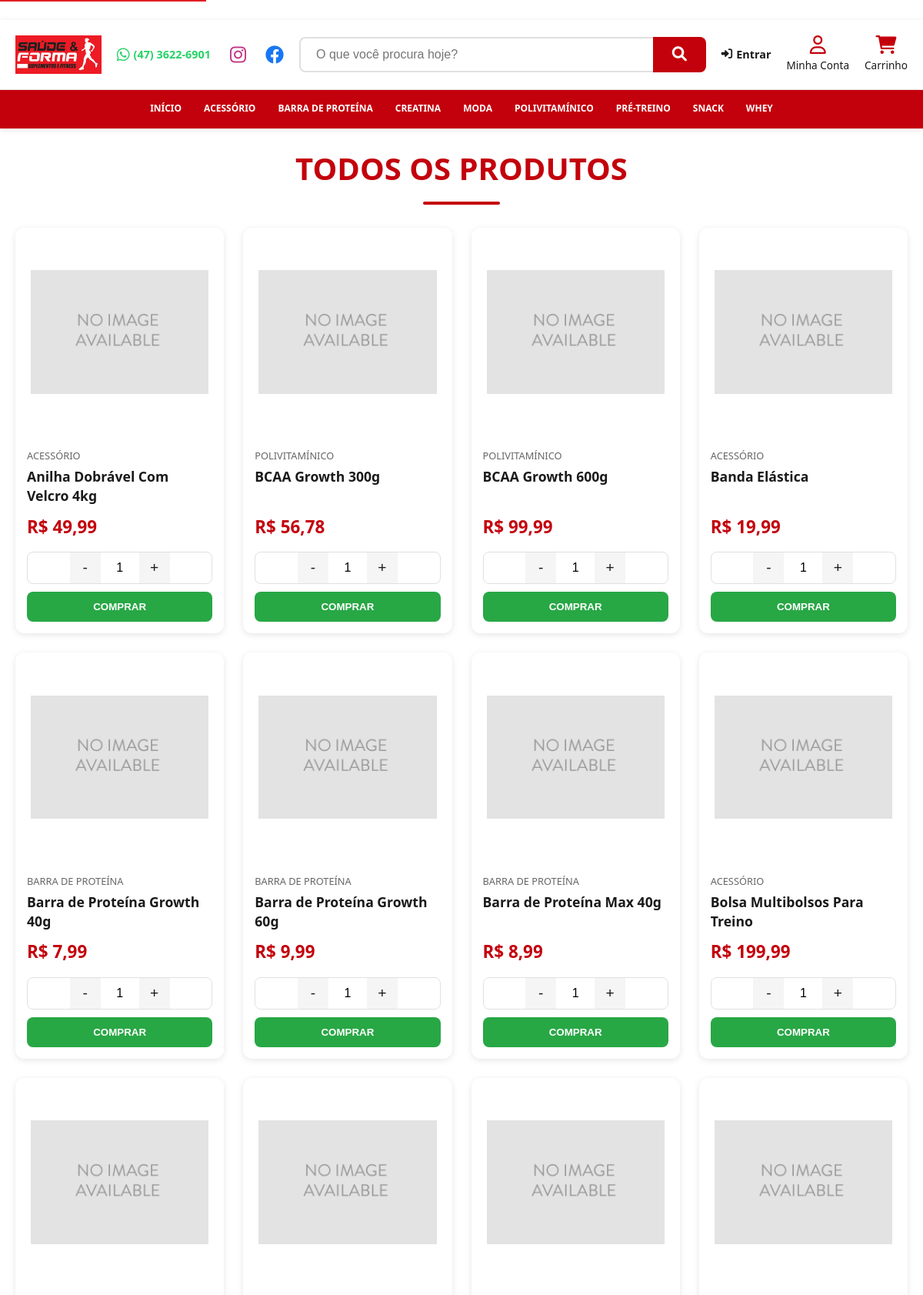
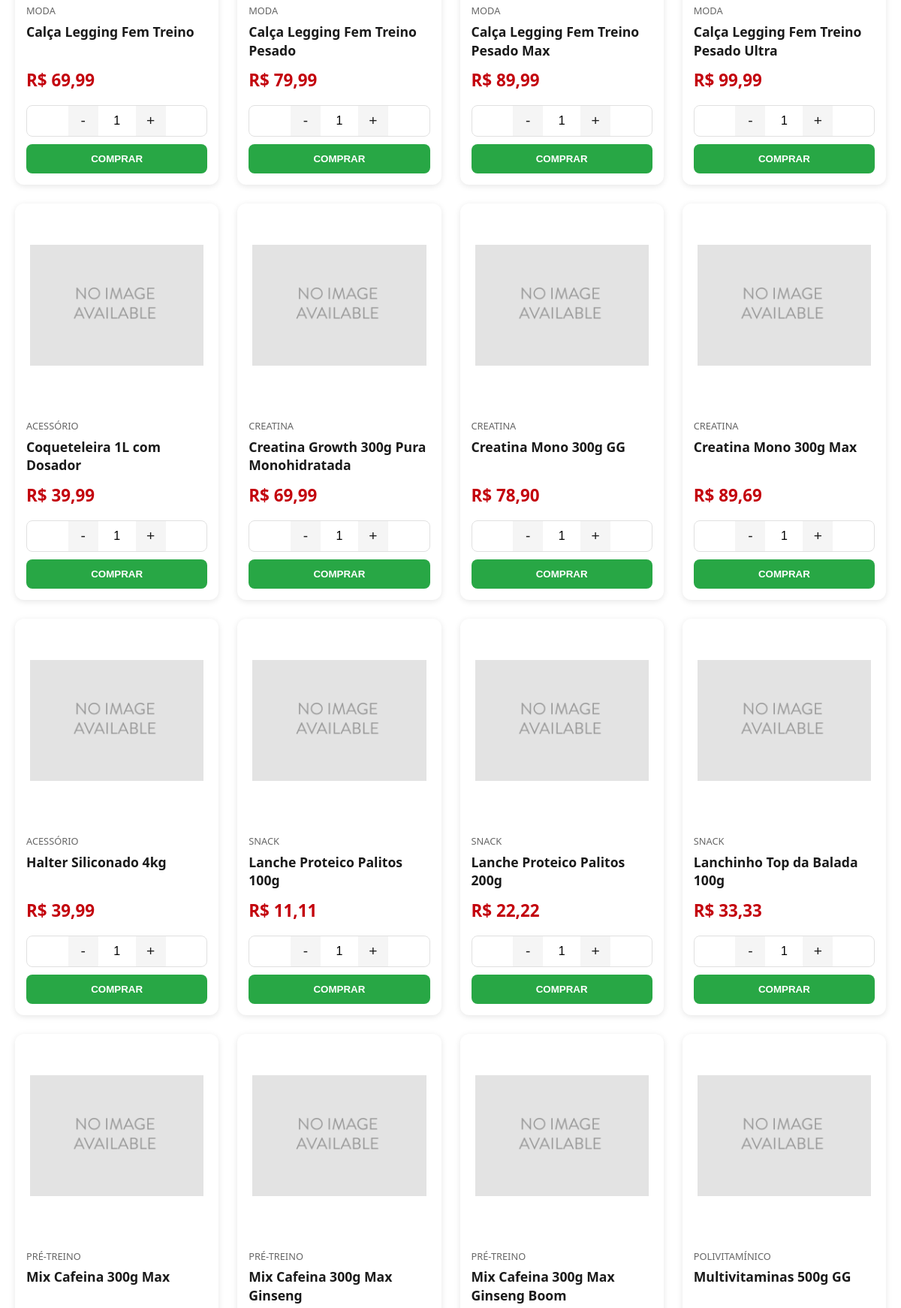
/produtos/ (upper part), run on the app's committed database (2 pictures, top to bottom).
### shop/models.py (models this page shows, shortened)
class Category(models.Model):
    name = models.CharField(max_length=200)
    slug = models.SlugField(max_length=200,
                            unique=True)
    class Meta:
        ordering = ['name']
        indexes = [
            models.Index(fields=['name']),
        ]
        verbose_name = 'category'
        verbose_name_plural = 'categories'
    def get_absolute_url(self):
        return reverse('shop:product_list_by_category',
                       args=[self.slug])

class Product(models.Model):
    category = models.ForeignKey(Category,
                                 related_name='products',
                                 on_delete=models.CASCADE)
    name = models.CharField(max_length=200)
    slug = models.SlugField(max_length=200)
    image = models.ImageField(upload_to='products/%Y/%m/%d',
                              blank=True)
    description = models.TextField(blank=True)
    price = models.DecimalField(max_digits=10,
                                decimal_places=2)
    available = models.BooleanField(default=True)
    stock = models.PositiveIntegerField(default=0)
    created = models.DateTimeField(auto_now_add=True)
    updated = models.DateTimeField(auto_now=True)
    class Meta:
        ordering = ['name']
        indexes = [
            models.Index(fields=['id', 'slug']),
            models.Index(fields=['name']),
            models.Index(fields=['-created']),
        ]
    def get_absolute_url(self):
        return reverse('shop:product_detail',
                       args=[self.id, self.slug])

### shop/views.py (the view)
# urls.py: path('produtos/', views.product_list, name='product_list'),
def product_list(request, category_slug=None):
    category = None
    categories = Category.objects.all()
    products = Product.objects.filter(available=True)
    if category_slug:
        category = get_object_or_404(Category, slug=category_slug)
        products = products.filter(category=category)
    return render(request,
                  'shop/product/list.html',
                  {
                      'category': category,
                      'categories': categories,
                      'products': products,
                      'current_category_slug': category.slug if category else None,
                  })

### cart/cart.py (called while the page is built)
    def __len__(self):
        return sum(item['quantity'] for item in self.cart.values())

### cart/context_processors.py (called while the page is built)
def cart(request):
    return {'cart': Cart(request)}

### shop/context_processors.py (called while the page is built)
def categories(request):
    return {
        'categories': Category.objects.all()
    }

### shop/templates/shop/product/list.html (shortened to what this page needs)
{% extends 'base.html' %}
{% load static %}
{% block content %}
<div class="container" style="margin-top: 20px; margin-bottom: 40px;">
    <h1 class="titulo-secao" id="produtos-titulo">{% if category %}{{ category.name }}{% else %}Todos os Produtos{% endif %}</h1>
    <div class="produtos-grid" role="list" aria-labelledby="produtos-titulo">
        {% for product in products %}
        <article class="c-card-produto" role="listitem">
            <div class="c-card-produto__imagem-wrapper">
                <a href="{{ product.get_absolute_url }}">
                    <img src="{% if product.image %}{{ product.image.url }}{% else %}{% static 'img/no_image.png' %}{% endif %}"
                        alt="{{ product.name }}" class="c-card-produto__imagem">
                </a>
            </div>
            <div class="c-card-produto__info">
                <div>
                    <div class="c-card-produto__categoria">{{ product.category.name }}</div>
                    <a href="{{ product.get_absolute_url }}">
                        <h3 class="c-card-produto__nome">{{ product.name }}</h3>
                    </a>
                </div>
                <div>
                    <div class="c-card-produto__preco">R$ {{ product.price }}</div>
                    <form action="{% url 'cart:cart_add' product.id %}" method="post" class="add-to-cart-form"
                        aria-label="Adicionar {{ product.name }} ao carrinho">
                        <div class="quantity-selector" role="group" aria-label="Seletor de quantidade">
                            <button type="button" class="qty-btn minus" aria-label="Diminuir quantidade">-</button>
                            <input type="number" name="quantity" value="1" min="1" class="qty-input" readonly
                                aria-label="Quantidade">
                            <button type="button" class="qty-btn plus" aria-label="Aumentar quantidade">+</button>
                        </div>
                        <button type="submit" class="c-btn-comprar"
                            aria-label="Adicionar {{ product.name }} ao carrinho">Comprar</button>
                    </form>
                </div>
            </div>
        </article>
        {% empty %}
        <p>Nenhum produto encontrado.</p>
        {% endfor %}
    </div>
</div>
{% endblock %}

### templates/includes/header.html (shortened to what this page needs)
﻿{% load static %}
<header class="c-header" role="banner">
    <div class="c-header__main">
        <div class="container">
            <a href="/" class="c-header__logo-link" aria-label="Saúde & Forma - Página Inicial">
                <img src="{% static 'img/logo.png' %}" alt="Saúde & Forma" class="c-header__logo-img">
            </a>
            <div class="c-header__desktop-elements">
                <nav class="c-header__contato-main" aria-label="Links de contato e redes sociais">
                    <a href="https://api.whatsapp.com/send/?phone=554736226901" target="_blank"
                        rel="noopener noreferrer" class="c-header__icon-link whatsapp-link"
                        aria-label="WhatsApp (47) 3622-6901">
                        <i class="fab fa-whatsapp" aria-hidden="true"></i> <span>(47) 3622-6901</span>
                    </a>
                    <a href="https://www.instagram.com/saudeeforma" target="_blank" rel="noopener noreferrer"
                        class="c-header__icon-link social-icon instagram" aria-label="Instagram">
                        <i class="fab fa-instagram" aria-hidden="true"></i>
                    </a>
                    <a href="https://www.facebook.com/saudeeformaa" target="_blank" rel="noopener noreferrer"
                        class="c-header__icon-link social-icon facebook" aria-label="Facebook">
                        <i class="fab fa-facebook" aria-hidden="true"></i>
                    </a>
                </nav>
                <div class="c-busca">
                    <form action="{% url 'shop:product_list' %}" method="get" class="c-busca__form" role="search"
                        aria-label="Buscar produtos">
                        <input type="text" id="search-input" name="q" class="c-busca__input"
                            placeholder="O que você procura hoje?" value="{{ request.GET.q|default:'' }}"
                            aria-label="Campo de busca">
                        <button type="submit" class="c-busca__btn" aria-label="Buscar"><i class="fas fa-search"
                                aria-hidden="true"></i></button>
                    </form>
                </div>
                <div class="c-header__user-main">
                    {% if request.user.is_authenticated %}
                    <div class="c-header__user-info">
                        <span>Olá, <strong>{{ request.user.first_name|default:request.user.username }}</strong></span>
                        <form method="post" action="{% url 'account:logout' %}" style="display:inline;">
                            {% csrf_token %}
                            <button type="submit" class="c-header__logout-btn" aria-label="Sair da conta"><i
                                    class="fas fa-sign-out-alt" aria-hidden="true"></i></button>
                        </form>
                    </div>
                    {% else %}
                    <a href="{% url 'account:login' %}" class="c-header__login-link" aria-label="Entrar na conta"><i
                            class="fas fa-sign-in-alt" aria-hidden="true"></i> Entrar</a>
                    {% endif %}
                </div>
                <nav class="c-header__acoes" aria-label="Ações do usuário">
                    <a href="{% url 'account:dashboard' %}" class="c-header__acao-btn" aria-label="Minha Conta">
                        <i class="far fa-user" aria-hidden="true"></i>
                        <span>Minha Conta</span>
                    </a>
                    <a href="{% url 'cart:cart_detail' %}" class="c-header__acao-btn" id="cart-btn-desktop"
                        aria-label="Carrinho de compras">
                        <i class="fas fa-shopping-cart" aria-hidden="true"></i>
                        <span>Carrinho</span>
                    </a>
                </nav>
            </div>
        </div>
    </div>
    <nav class="c-nav" role="navigation" aria-label="Navegação principal">
        <div class="container c-nav__container">
            <div class="c-nav__menu" id="nav-menu">
                <a href="{% url 'shop:homepage' %}"
                    class="c-nav__link {% if request.resolver_match.view_name == 'shop:homepage' %}active{% endif %}"
                    aria-current="{% if request.resolver_match.view_name == 'shop:homepage' %}page{% endif %}">Início</a>
                {% for c in categories %}
                <a href="{{ c.get_absolute_url }}"
                    class="c-nav__link {% if category and category.slug == c.slug %}active{% endif %}"
                    aria-current="{% if category and category.slug == c.slug %}page{% endif %}">{{ c.name }}</a>
                {% endfor %}
            </div>
        </div>
    </nav>
</header>

### data on the page
Category: name "ACESSÓRIO"
Category: name "BARRA DE PROTEÍNA"
Category: name "CREATINA"
Category: name "MODA"
Category: name "POLIVITAMÍNICO"
Category: name "PRÉ-TREINO"
Category: name "SNACK"
Category: name "WHEY"
Product: category.name "ACESSÓRIO", name "Anilha Dobrável Com Velcro 4kg", price "49,99"
Product: category.name "POLIVITAMÍNICO", name "BCAA Growth 300g", price "56,78"
Product: category.name "POLIVITAMÍNICO", name "BCAA Growth 600g", price "99,99"
Product: category.name "ACESSÓRIO", name "Banda Elástica", price "19,99"
Product: category.name "BARRA DE PROTEÍNA", name "Barra de Proteína Growth 40g", price "7,99"
Product: category.name "BARRA DE PROTEÍNA", name "Barra de Proteína Growth 60g", price "9,99"
Product: category.name "BARRA DE PROTEÍNA", name "Barra de Proteína Max 40g", price "8,99"
Product: category.name "ACESSÓRIO", name "Bolsa Multibolsos Para Treino", price "199,99"
Product: category.name "MODA", name "Calça Legging Fem Treino", price "69,99"
Product: category.name "MODA", name "Calça Legging Fem Treino Pesado", price "79,99"
Product: category.name "MODA", name "Calça Legging Fem Treino Pesado Max", price "89,99"
Product: category.name "MODA", name "Calça Legging Fem Treino Pesado Ultra", price "99,99"
Product: category.name "ACESSÓRIO", name "Coqueteleira 1L com Dosador", price "39,99"
Product: category.name "CREATINA", name "Creatina Growth 300g Pura Monohidratada", price "69,99"
Product: category.name "CREATINA", name "Creatina Mono 300g GG", price "78,90"
Product: category.name "CREATINA", name "Creatina Mono 300g Max", price "89,69"
Product: category.name "ACESSÓRIO", name "Halter Siliconado 4kg", price "39,99"
Product: category.name "SNACK", name "Lanche Proteico Palitos 100g", price "11,11"
Product: category.name "SNACK", name "Lanche Proteico Palitos 200g", price "22,22"
Product: category.name "SNACK", name "Lanchinho Top da Balada 100g", price "33,33"
Product: category.name "PRÉ-TREINO", name "Mix Cafeina 300g Max"
Product: category.name "PRÉ-TREINO", name "Mix Cafeina 300g Max Ginseng"
Product: category.name "PRÉ-TREINO", name "Mix Cafeina 300g Max Ginseng Boom"
Product: category.name "POLIVITAMÍNICO", name "Multivitaminas 500g GG"
